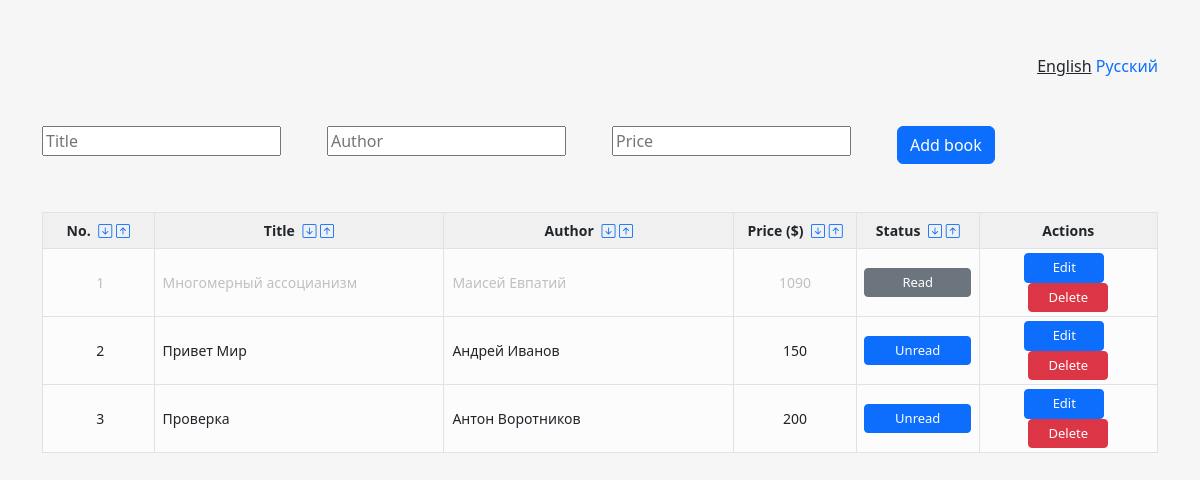
The page /en/ on the database its author committed.
### books/models.py (models this page shows, shortened)
class Book(models.Model):
    title = models.CharField(verbose_name=_('Title'), max_length=200)
    author = models.CharField(verbose_name=_('Author'), max_length=200)
    price = models.PositiveIntegerField(verbose_name=_('Price'), default=0)
    read = models.BooleanField(verbose_name=_('Read'), default=False)

### books/views.py (the view)
# urls.py: path("", book_list, name="book_list"),
@require_http_methods(['GET'])
def book_list(request):
    book_list = cache.get_or_set('cached_book_list', Book.objects.all(), 60*5)  # Cache for 5 minutes
    form = BookCreateForm(auto_id=False)
    return render(request, 'base.html', {'book_list': book_list, 'form': form})

### books/forms.py
class BookCreateForm(ModelForm):
    title = CharField(required=True, widget=TextInput(attrs={'class': 'clrtxt', 'placeholder': _('Title')}))
    author = CharField(required=True, widget=TextInput(attrs={'class': 'clrtxt', 'placeholder': _('Author')}))
    price = CharField(required=True, widget=TextInput(attrs={'class': 'clrtxt', 'placeholder': _('Price')}))
    class Meta:
        model = Book
        fields = ['title','author','price']

### templates/base.html (shortened to what this page needs)
{% load i18n %}
{% load cache %}
{% load static %}
<!DOCTYPE html>
<html>
<head>
    <link href="https://cdn.jsdelivr.net/npm/bootstrap@5.2.2/dist/css/bootstrap.min.css" rel="stylesheet"
>
    <link rel="stylesheet" href="https://cdn.jsdelivr.net/npm/bootstrap-icons@1.10.3/font/bootstrap-icons.css">
    <link rel="stylesheet" href="{% static 'base.css' %}">
</head>
<body hx-headers='{"X-CSRFToken": "{{ csrf_token }}"}'>
<div class="container">
    <div class="row text-end mt-1">
        <div class="col">
                {% get_current_language as LANGUAGE_CODE %}
                {% get_available_languages as LANGUAGES %}
                {% get_language_info_list for LANGUAGES as languages %}
                {% for language in languages %}
                    {% if language.code == LANGUAGE_CODE %}
                        <u>{{ language.name_local }}</u>
                    {% else %}
                        <a href="/{{ language.code }}/">{{ language.name_local }}</a>
                    {% endif %}
                {% endfor %}
        </div>
    </div>
    <div class="row mt-5">
        <div class="col">
            {% include "partial_create_book_form.html" %}
            <form class="form-inline">
                <table class="table table-bordered table-sm mt-5">
                    {% cache 600 table_header LANGUAGE_CODE %}
                    {% trans "id" as id %}{% trans "title" as title %}
                    {% trans "author" as author %}{% trans "price" as price %}
                    {% trans "read" as read %}{% trans "ascend" as ascend %}
                    {% trans "descend" as descend %}
                    <thead>
                    <tr>
                        <th scope="col" style="width: 10%" class="text-center">
                            <small>
                                {% trans "No." %}
                                <a href=""
                                   hx-get="{% url 'book_list_sort' filter=id direction=descend %}"
                                   hx-target="#book-list"
                                   hx-swap="innerHTML">
                                    <i class="table-icon bi bi-arrow-down-square ms-1 {% trans 'id-descend' %}"></i>
                                </a>
                                <a href=""
                                   hx-get="{% url 'book_list_sort' filter=id direction=ascend %}"
                                   hx-target="#book-list"
                                   hx-swap="innerHTML">
                                    <i class="table-icon bi bi-arrow-up-square {% trans 'id-ascend' %} disabled-button"></i>
                                </a>
                            </small>
                        </th>
                        <th scope="col" style="width: 26%" class="text-center">
                            <small>
                                {% trans "Title" %}
                                <a href=""
                                   hx-get="{% url 'book_list_sort' filter=title direction=descend %}"
                                   hx-target="#book-list"
                                   hx-swap="innerHTML">
                                    <i class="table-icon bi bi-arrow-down-square ms-1 {% trans 'title-descend' %}"></i>
                                </a>
                                <a href=""
                                   hx-get="{% url 'book_list_sort' filter=title direction=ascend %}"
                                   hx-target="#book-list"
                                   hx-swap="innerHTML">
                                    <i class="table-icon bi bi-arrow-up-square {% trans 'title-ascend' %}"></i>
                                </a>
                            </small>
                        </th>
                        <th scope="col" style="width: 26%" class="text-center">
                            <small>
                                {% trans "Author" %}
                                <a href=""
                                   hx-get="{% url 'book_list_sort' filter=author direction=descend %}"
                                   hx-target="#book-list"
                                   hx-swap="innerHTML">
                                    <i class="table-icon bi bi-arrow-down-square ms-1 {% trans 'author-descend' %}"></i>
                                </a>
                                <a href=""
                                   hx-get="{% url 'book_list_sort' filter=author direction=ascend %}"
                                   hx-target="#book-list"
                                   hx-swap="innerHTML">
                                    <i class="table-icon bi bi-arrow-up-square {% trans 'author-ascend' %}"></i>
                                </a>
                            </small>
                        </th>
                        <th scope="col" style="width: 11%" class="text-center">
                            <small>
                                {% trans "Price ($)" %}
                                <a href=""
                                   hx-get="{% url 'book_list_sort' filter=price direction=descend %}"
                                   hx-target="#book-list"
                                   hx-swap="innerHTML">
                                    <i class="table-icon bi bi-arrow-down-square ms-1 {% trans 'price-descend' %}"></i>
                                </a>
                                <a href=""
                                   hx-get="{% url 'book_list_sort' filter=price direction=ascend %}"
                                   hx-target="#book-list"
                                   hx-swap="innerHTML">
                                    <i class="table-icon bi bi-arrow-up-square {% trans 'price-ascend' %}"></i>
                                </a>
                            </small>
                        </th>
                        <th scope="col" style="width: 11%" class="text-center">
                            <small>
                                {% trans "Status" %}
                                <a href=""
                                   hx-get="{% url 'book_list_sort' filter=read direction=descend %}"
                                   hx-target="#book-list"
                                   hx-swap="innerHTML">
                                    <i class="table-icon bi bi-arrow-down-square ms-1 {% trans 'read-descend' %}"></i>
                                </a>
                                <a href=""
                                   hx-get="{% url 'book_list_sort' filter=read direction=ascend %}"
                                   hx-target="#book-list"
                                   hx-swap="innerHTML">
                                    <i class="table-icon bi bi-arrow-up-square {% trans 'read-ascend' %}"></i>
                                </a>
                            </small>
                        </th>
                        <th scope="col" style="width: 16%" class="text-center">
                            <small>
                                {% trans "Actions" %}
                            </small>
                        </th>
                    </tr>
                    </thead>
                    {% endcache %}
                    <tbody id="book-list">
                    {% include "partial_book_list.html" %}
                    </tbody>
                </table>
            </form>
        </div>
    </div>
</div>
</body>
</html>

### templates/partial_create_book_form.html (shortened to what this page needs)
{% load i18n %}
<form class="form-inline" id="c-form">
    <form class="form-inline">
    <div class="row">
        <div class="col">
            {{ form.title }}
        </div>
        <div class="col">
            {{ form.author }}
        </div>
        <div class="col">
            {{ form.price }}
        </div>
        <div class="col">
            <button type="submit"
                    class="disbtn btn btn-primary"
                    hx-post="{% url 'create_book' %}"
                    hx-target="#book-list"
                    hx-swap="beforeend">
                {% trans "Add book" %}
            </button>
        </div>
    </div>
</form>

### templates/partial_book_list.html
{% for book in book_list %}
    {% include "partial_book_detail.html" %}
{% endfor %}

### templates/partial_book_detail.html
{% load i18n %}
<tr class="{% if book.read %}grey-text{% endif %}">
    <td class="align-middle text-center ps-2">
        {{ book.id }}
    </td>
    <td class="align-middle ps-2">
        {{ book.title }}
    </td>
    <td class="align-middle ps-2">
        {{ book.author }}
    </td>
    <td class="align-middle text-center">
        {{ book.price }}
    </td>
    <td class="align-middle text-center">
        <button class="disbtn table-button status-button btn btn-sm {% if book.read %}btn-secondary{% else %}btn-primary{% endif %}"
                hx-patch="{% url 'update_book_status' book.id %}"
                hx-target="closest tr"
                hx-swap="outerHTML">
            {% if book.read %}{% trans "Read" %}{% else %}{% trans "Unread" %}{% endif %}
        </button>
    </td>
    <td class="align-middle text-center">
        <button class="disbtn table-button any-button btn btn-primary btn-sm me-2"
                hx-get="{% url 'update_book_details' book.id %}"
                hx-target="closest tr"
                hx-swap="outerHTML">
            {% trans "Edit" %}
        </button>
        <button class="disbtn table-button any-button btn btn-danger btn-sm"
                hx-delete="{% url 'delete_book' book.id %}"
                hx-target="closest tr"
                hx-swap="outerHTML"
                hx-confirm="{% trans 'Are you sure you wish to delete this book?' %}">
            {% trans "Delete" %}
        </button>
    </td>
</tr>

### static/base.css (style rules this page uses)
body { padding-top: 50px; background-color: rgb(246, 246, 246); }
thead { background-color: rgb(240, 240, 240); }
tbody { background-color: rgb(252, 252, 252); }
td { font-size: 14px; }
tr { line-height: 26px; min-height: 26px; height: 26px; }
a { text-decoration: none; }
.grey-text { color: rgb(192, 192, 192); }
.status-button { width: 107px; }
.any-button { width: 80px; }
.table-button { font-size: 13px; }

### rows shown on the page
Book: id "1", title "Многомерный ассоцианизм", author "Маисей Евпатий", price "1090"
Book: id "2", title "Привет Мир", author "Андрей Иванов", price "150"
Book: id "3", title "Проверка", author "Антон Воротников", price "200"

### other values the page prints
{{ language.name_local }} "English"
{{ language.name_local }} "Русский"
